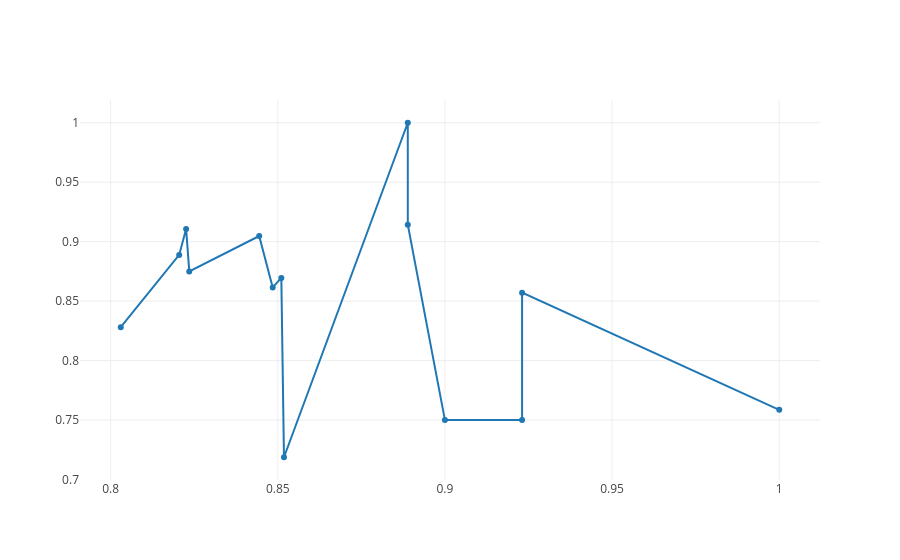

The notebook cell this image was saved under:
### Code cell
df = df.sort_values(by ='recall')

trace = go.Scatter(x = df.recall, y = df.precision)
data = [trace]
py.iplot(data, filename='AUC')

### Figure 1 — Plotly figure (JSON) as saved in the notebook; plotly's stock layout.template omitted (floating-point values rounded to 4 significant figures)
{"data": [{"type": "scatter", "uid": "bf7129d9-8016-4496-a8bd-e216d4b36c3f", "x": [0.803, 0.8205, 0.8226, 0.8235, 0.8444, 0.8485, 0.8511, 0.8519, 0.8889, 0.8889, 0.9, 0.9231, 0.9231, 1.0], "y": [0.8281, 0.8889, 0.9107, 0.875, 0.9048, 0.8615, 0.8696, 0.7188, 1.0, 0.9143, 0.75, 0.75, 0.8571, 0.7586]}], "layout": {}}
